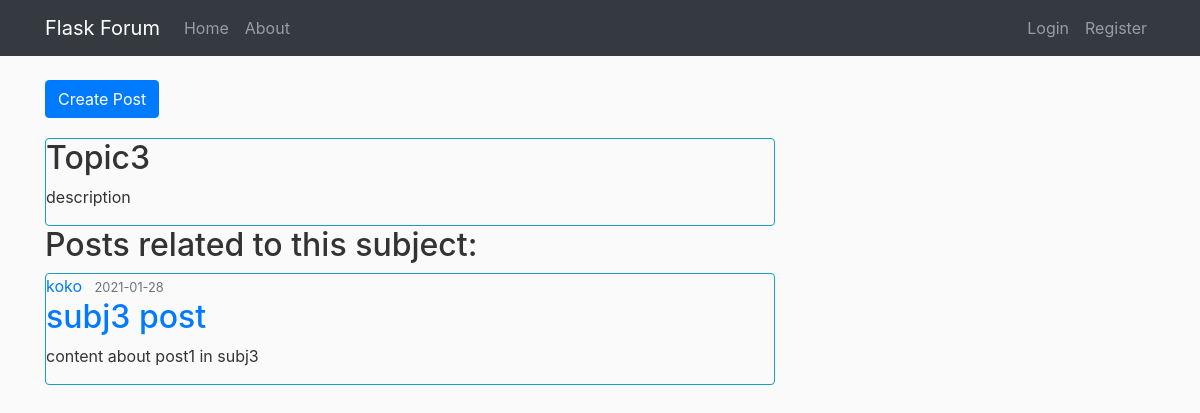
The app's page /topic/3, older data.
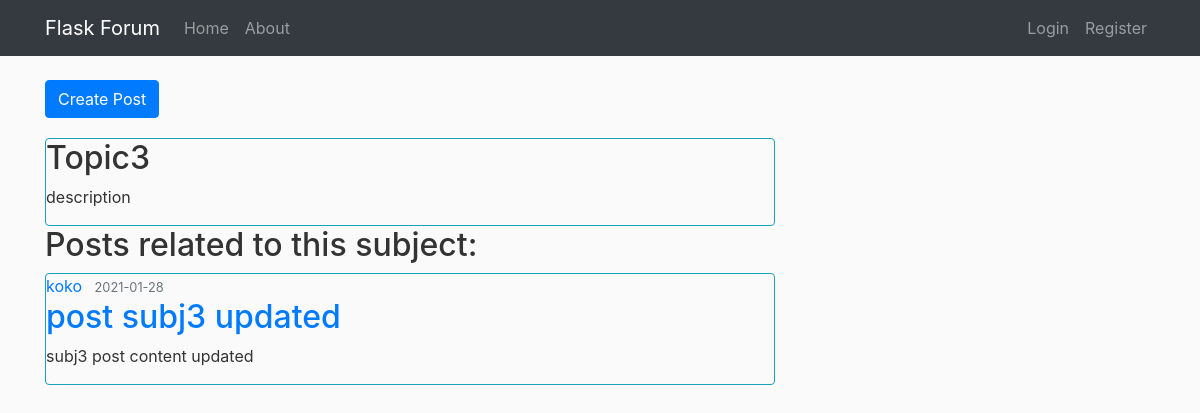
The same page, newer data.
### flaskforum/models.py (models this page shows, shortened)
class Topic(db.Model):
	id = db.Column(db.Integer, primary_key=True)
	title = db.Column(db.String(150), nullable=False)
	description = db.Column(db.Text, nullable=False)
	posts = db.relationship('Post', backref= 'current_topic', lazy=True)

class Post(db.Model):
    id = db.Column(db.Integer, primary_key=True)
    title = db.Column(db.String(150), nullable=False)
    date_posted = db.Column(db.DateTime, nullable=False, default=datetime.utcnow)
    content = db.Column(db.Text, nullable=False)
    user_id = db.Column(db.Integer, db.ForeignKey('user.id'), nullable=False)
    topic_id = db.Column(db.Integer, db.ForeignKey('topic.id'), nullable=False)

class User(db.Model, UserMixin):
    id = db.Column(db.Integer, primary_key=True)
    username = db.Column(db.String(20), unique=True, nullable=False)
    email = db.Column(db.String(100), unique=True, nullable=False)
    password = db.Column(db.String(60), nullable=False)
    posts = db.relationship('Post', backref='uploader', lazy=True)

### flaskforum/routes.py (the view)
@app.route("/topic/<int:topic_id>", methods=['GET', 'POST'])
def topic(topic_id):
    topic = Topic.query.get(topic_id)
    posts = Post.query.all()
    return render_template('topic.html', title=topic.title, topic=topic, posts=posts)

### flaskforum/templates/topic.html
{% extends "layout.html" %}
{% block content %}
    <a class="btn btn-primary" style="margin-bottom:20px" href="{{ url_for('make_post', topic_id=topic.id) }}" role="button">Create Post</a>
    <div class="border border-info border-3 rounded">
        <article class="media content-section">
          <div class="media-body">
            <h2 class="article-title" >{{ topic.title }}</h2>
            <p class="article-content">{{ topic.description }}</p>
          </div>
        </article>
    </div>
    <h2>Posts related to this subject:</h2>
    {% for post in posts %}
      {% if post.topic_id == topic.id %}
        <div class="border border-info border-3 rounded" style="margin-top:5px">
          <article class="media content-section">
            <div class="media-body">
              <div class="article-metadata">
                <a class="mr-2" href="#">{{ post.uploader.username }}</a>
                <small class="text-muted">{{ post.date_posted.strftime('%Y-%m-%d') }}</small>
              </div>
              <h2><a class="article-title" href="{{ url_for('post', post_id=post.id) }}">{{ post.title }}</a></h2>
              <p class="article-content">{{ post.content }}</p>
            </div>
          </article>
        </div>
      {% endif %}
    {% endfor %}
{% endblock %}

### flaskforum/templates/layout.html (shortened to what this page needs)
<!DOCTYPE html>
<html>
<head>
    <link rel="stylesheet" href="https://stackpath.bootstrapcdn.com/bootstrap/4.3.1/css/bootstrap.min.css">
    <link rel="stylesheet" type="text/css" href="{{ url_for('static', filename='main.css') }}">
</head>
<body>
    <header>
    <nav class="navbar navbar-expand-sm bg-dark navbar-dark fixed-top">
        <div class="container">
        <a class="navbar-brand" href="/">Flask Forum</a>
        <div class="navbar-nav mr-auto">
            <a class="nav-item nav-link" href="/">Home</a>
            <a class="nav-item nav-link" href="/about">About</a>
        </div>
        <div class="navbar-nav">
            {% if current_user.is_authenticated %}
            <a class="nav-link" href="{{ url_for('make_topic') }}">Create topic</a>
                <a class="nav-link" href="{{ url_for('logged_in') }}">Account</a>
                <a class="nav-link" href="{{ url_for('logout') }}">Logout</a>
            {% else %}
                <a class="nav-link" href="/login">Login</a>
                <a class="nav-link" href="/register">Register</a>
            {% endif %}
        </div>
        </div>
    </nav>
    </header>
    <main role="main" class="container">
        <div class="row">
          <div class="col-md-8">
            {% block content %}{% endblock %}
          </div>
        </div>
    </main>
</body>
</html>

### flaskforum/static/main.css (style rules this page uses)
body { background: #fafafa; color: #333333; margin-top: 5rem; }

Row changes from the older to the newer data that the page shows:
changed Post "koko": title "subj3 post" → "post subj3 updated"; content "content about post1 in subj3" → "subj3 post content updated"
